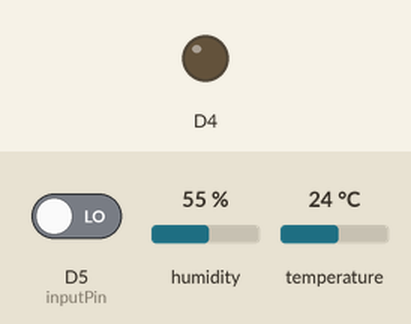
Recording of a sketch running on a simulated ESP8266 (Wemos D1 mini). Parts: output pins drawn as LEDs (lit = HIGH, except the on-board LED, lit = LOW). The test bench sets the inputs (shaded band); at power-on: D5 (inputPin) LOW, humidity 55 %, temperature 24 °C. WiFi joins after 1.5 s; servers stay silent unless stated; uploads are accepted with an empty reply; what the sketch prints to the serial monitor is not drawn. At 1.8 s the program puts the board to deep sleep or switches it off; the recording ends there.

Above: at 0.1 s.
Timing chart, 0 to 1.6 s (numbered marks = the images above):
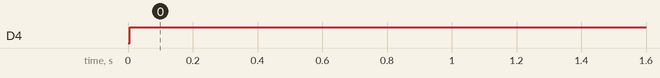

The sketch:

Rumfoeler_Batteri.ino
```cpp
#include <Arduino.h>
#include <ESP8266WiFi.h>

// for http client
#include <ESP8266WiFiMulti.h>
#include <ESP8266HTTPClient.h>
ESP8266WiFiMulti WiFiMulti;


#include <WEMOS_SHT3X.h>
SHT3X sht30(0x45);

const char* ssid = "Viggo";             //!!!!!!!!!!!!!!!!!!!!! modify this
const char* password = "Mallebr0k";                //!!!!!!!!!!!!!!!!!!!!!modify
//const char* ssid = "UniFiHome";             //!!!!!!!!!!!!!!!!!!!!! modify this
//const char* password = "thorhauge";                //!!!!!!!!!!!!!!!!!!!!!modify
const char* dbString = "http://192.168.0.200:3000/hus/public/envi" ; // Change this

// local variables
float deltaTempTrigger = 0.1; // delta C for triggering send
float deltaHumTrigger = 1.0 ; // delta C for triggering send
int delayTrigger = 2*5*60*100 ;// loops for triggering send. 10 ms per loop. 5 min
// initalization
float lastTempSent = 0.0;
float lastHumSent = 0.0 ;
int lastLoopSent = 0    ;
int CycleCount = 0 ;
// Local vars
String currentTemp = "";
String currentHum = "";
String MAC = "";

WiFiServer server(80);

int inputPin = D5;
int counter = 0;
int pir_val = 0;
int pir_State = LOW;
bool pir_pg_state = false;

void setup() {

  Serial.begin(115200);
  Serial.setTimeout(2000);

  // Wait for serial to initialize.
  while (!Serial) { }

  Serial.println("Device Started");
  Serial.println("-------------------------------------");
  Serial.println("Running Deep Sleep Firmware!");
  Serial.println("-------------------------------------");

  connect();

  if((WiFiMulti.run() == WL_CONNECTED)) {

    HTTPClient http;
    Serial.print("[HTTP] begin...\n");
    // configure traged server and url
    http.begin(dbString); //HTTP

    Serial.print("[HTTP] GET...\n");

    sht30.get();
    currentTemp = String(sht30.cTemp);
    currentHum =  String(sht30.humidity) ;
    pir_val = digitalRead(inputPin);

    String myPreTemp = "{\"temp\":\"" ;
    String myPreHumi = "\",\"humi\":\"";
    String myPrePir = "\",\"pir\":\"";
    String myPreSId = "\",\"senid\":\"";
    String myPost = "\"}" ;
    String myJson = myPreTemp + currentTemp + myPreHumi + currentHum + myPrePir + pir_val + myPreSId + WiFi.macAddress() + myPost ;
    Serial.println(myJson);

    int httpCode = http.POST(myJson);
    // httpCode will be negative on error
    if(httpCode > 0) {
      // HTTP header has been send and Server response header has been handled
      Serial.printf("[HTTP] GET... code: %d\n", httpCode);

      // file found at server
      if(httpCode == HTTP_CODE_OK) {
          String payload = http.getString();
          Serial.println(payload);
      }
    } else {
      Serial.printf("[HTTP] GET... failed, error: %s\n", http.errorToString(httpCode).c_str());
    }

    Serial.println("Direct: TempC");
    Serial.println(sht30.cTemp);
    Serial.println("Direct: Hum");
    Serial.println(sht30.humidity);
    Serial.println("Pir State");
    Serial.println(pir_val);
    Serial.println("///");

    Serial.println("Going into deep sleep for 60 seconds");
    ESP.deepSleep(60e6); // 20e6 is 20 microseconds
  }
}

void connect(){

  // Diode setup
  pinMode(BUILTIN_LED, OUTPUT);
  digitalWrite(BUILTIN_LED, HIGH);

  // PIR setup
  pinMode(inputPin, INPUT);

  // Connect to WiFi network
  Serial.println();
  Serial.println();
  Serial.print("Connecting to ");
  Serial.println(ssid);

  WiFi.begin(ssid, password);

  while (WiFi.status() != WL_CONNECTED) {
    delay(500);
    Serial.print(".");
  }
  Serial.println("");
  Serial.println("WiFi connected");

  // Start the server
  server.begin();
  Serial.println("Server started");

  // Print the IP address
  Serial.print("Use this URL : ");
  Serial.print("http://");
  Serial.print(WiFi.localIP());
  Serial.println("/");
  // Pring MAC
  Serial.print("MAC:");
  Serial.println(WiFi.macAddress());
  Serial.println("//");
  MAC = String(WiFi.macAddress());

  WiFiMulti.addAP(ssid, password);

}

void loop() {
  delay(1);
  }
```

Measured:
- by itself, D4: LOW → HIGH at 0.01 s
